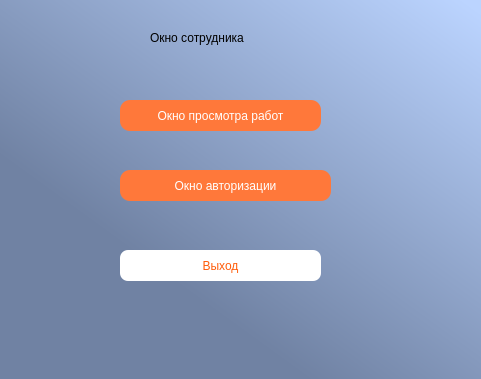
<?xml version="1.0" encoding="UTF-8"?>
<ui version="4.0">
 <class>WorkerWindow</class>
 <widget class="QDialog" name="WorkerWindow">
  <property name="geometry">
   <rect>
    <x>0</x>
    <y>0</y>
    <width>481</width>
    <height>379</height>
   </rect>
  </property>
  <property name="windowTitle">
   <string>Dialog</string>
  </property>
  <widget class="QLabel" name="label">
   <property name="geometry">
    <rect>
     <x>0</x>
     <y>0</y>
     <width>481</width>
     <height>381</height>
    </rect>
   </property>
   <property name="styleSheet">
    <string notr="true">background-color: qlineargradient(spread:pad, x1:1, y1:0.0284091, x2:0.353, y2:0.733, stop:0.00497512 rgba(187, 212, 255, 255), stop:1 rgba(112, 130, 163, 255));</string>
   </property>
   <property name="text">
    <string/>
   </property>
  </widget>
  <widget class="QLabel" name="label_2">
   <property name="geometry">
    <rect>
     <x>150</x>
     <y>30</y>
     <width>141</width>
     <height>16</height>
    </rect>
   </property>
   <property name="styleSheet">
    <string notr="true">font: 9pt &quot;Cascadia Code&quot;;</string>
   </property>
   <property name="text">
    <string>Окно сотрудника</string>
   </property>
  </widget>
  <widget class="QPushButton" name="nextButton">
   <property name="geometry">
    <rect>
     <x>120</x>
     <y>100</y>
     <width>201</width>
     <height>31</height>
    </rect>
   </property>
   <property name="styleSheet">
    <string notr="true">background: rgb(255, 120, 58);
color: rgb(255, 255, 255);
border-radius: 10px;
font: 8pt &quot;Cascadia Code&quot;;</string>
   </property>
   <property name="text">
    <string>Окно просмотра работ</string>
   </property>
  </widget>
  <widget class="QPushButton" name="backButton">
   <property name="geometry">
    <rect>
     <x>120</x>
     <y>170</y>
     <width>211</width>
     <height>31</height>
    </rect>
   </property>
   <property name="styleSheet">
    <string notr="true">background: rgb(255, 120, 58);
color: rgb(255, 255, 255);
border-radius: 10px;
font: 8pt &quot;Cascadia Code&quot;;</string>
   </property>
   <property name="text">
    <string>Окно авторизации</string>
   </property>
  </widget>
  <widget class="QPushButton" name="exitButton">
   <property name="geometry">
    <rect>
     <x>120</x>
     <y>250</y>
     <width>201</width>
     <height>31</height>
    </rect>
   </property>
   <property name="styleSheet">
    <string notr="true">background: rgb(255, 255, 255); 
color: rgb(255, 92, 10);
border-radius: 8px;
font: 8pt &quot;Cascadia Code&quot;;</string>
   </property>
   <property name="text">
    <string>Выход</string>
   </property>
  </widget>
 </widget>
 <resources/>
 <connections/>
</ui>
